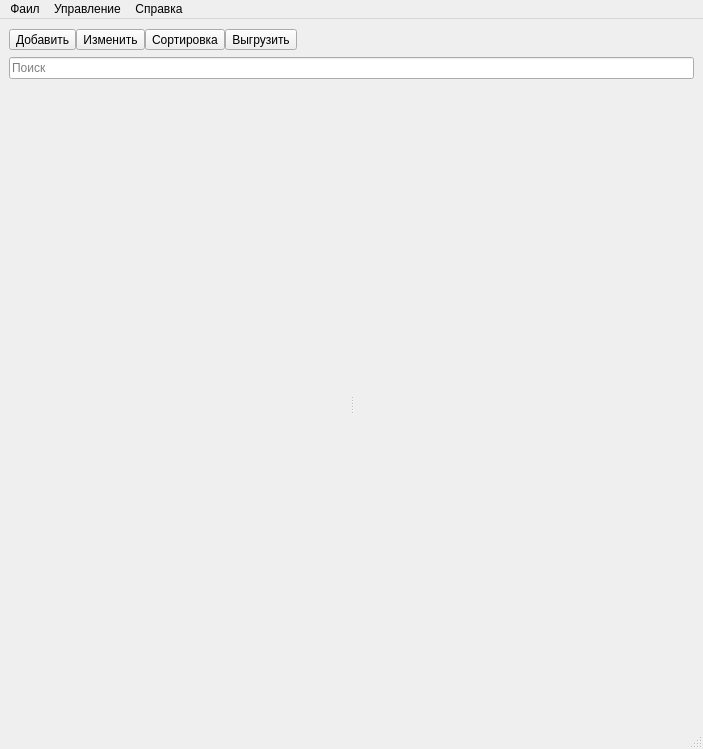
<?xml version="1.0" encoding="UTF-8"?>
<ui version="4.0">
 <class>MainWindow</class>
 <widget class="QMainWindow" name="MainWindow">
  <property name="geometry">
   <rect>
    <x>0</x>
    <y>0</y>
    <width>703</width>
    <height>749</height>
   </rect>
  </property>
  <property name="windowTitle">
   <string>Пользователи</string>
  </property>
  <widget class="QWidget" name="centralwidget">
   <layout class="QVBoxLayout" name="verticalLayout_6">
    <item>
     <layout class="QHBoxLayout" name="horizontalLayout_4">
      <property name="spacing">
       <number>0</number>
      </property>
      <property name="topMargin">
       <number>1</number>
      </property>
      <property name="bottomMargin">
       <number>1</number>
      </property>
      <item>
       <widget class="QToolButton" name="btn_new">
        <property name="text">
         <string>Добавить</string>
        </property>
        <property name="iconSize">
         <size>
          <width>40</width>
          <height>40</height>
         </size>
        </property>
        <property name="toolButtonStyle">
         <enum>Qt::ToolButtonTextUnderIcon</enum>
        </property>
       </widget>
      </item>
      <item>
       <widget class="QToolButton" name="btn_edit">
        <property name="text">
         <string>Изменить</string>
        </property>
        <property name="iconSize">
         <size>
          <width>40</width>
          <height>40</height>
         </size>
        </property>
        <property name="toolButtonStyle">
         <enum>Qt::ToolButtonTextUnderIcon</enum>
        </property>
       </widget>
      </item>
      <item>
       <widget class="QToolButton" name="btn_sort">
        <property name="text">
         <string>Сортировка</string>
        </property>
        <property name="iconSize">
         <size>
          <width>40</width>
          <height>40</height>
         </size>
        </property>
        <property name="toolButtonStyle">
         <enum>Qt::ToolButtonTextUnderIcon</enum>
        </property>
       </widget>
      </item>
      <item>
       <widget class="QToolButton" name="btn_export">
        <property name="text">
         <string>Выгрузить</string>
        </property>
        <property name="iconSize">
         <size>
          <width>40</width>
          <height>40</height>
         </size>
        </property>
        <property name="toolButtonStyle">
         <enum>Qt::ToolButtonTextUnderIcon</enum>
        </property>
       </widget>
      </item>
      <item>
       <spacer name="horizontalSpacer">
        <property name="orientation">
         <enum>Qt::Horizontal</enum>
        </property>
        <property name="sizeHint" stdset="0">
         <size>
          <width>40</width>
          <height>20</height>
         </size>
        </property>
       </spacer>
      </item>
     </layout>
    </item>
    <item>
     <layout class="QHBoxLayout" name="horizontalLayout_2">
      <property name="topMargin">
       <number>0</number>
      </property>
      <property name="bottomMargin">
       <number>5</number>
      </property>
      <item>
       <widget class="QLineEdit" name="lineEdit_searchUser">
        <property name="placeholderText">
         <string>Поиск</string>
        </property>
        <property name="clearButtonEnabled">
         <bool>true</bool>
        </property>
       </widget>
      </item>
     </layout>
    </item>
    <item>
     <widget class="QSplitter" name="splitter">
      <property name="sizePolicy">
       <sizepolicy hsizetype="Expanding" vsizetype="Expanding">
        <horstretch>0</horstretch>
        <verstretch>0</verstretch>
       </sizepolicy>
      </property>
      <property name="orientation">
       <enum>Qt::Horizontal</enum>
      </property>
      <widget class="QWidget" name="verticalLayoutWidget">
       <layout class="QVBoxLayout" name="verticalLayout_list"/>
      </widget>
      <widget class="QWidget" name="verticalLayoutWidget_2">
       <layout class="QVBoxLayout" name="verticalLayout_info"/>
      </widget>
     </widget>
    </item>
   </layout>
  </widget>
  <widget class="QMenuBar" name="menuBar">
   <property name="geometry">
    <rect>
     <x>0</x>
     <y>0</y>
     <width>703</width>
     <height>23</height>
    </rect>
   </property>
   <widget class="QMenu" name="menussss">
    <property name="title">
     <string>Фаил</string>
    </property>
    <addaction name="separator"/>
    <addaction name="action_exit"/>
   </widget>
   <widget class="QMenu" name="menu">
    <property name="title">
     <string>Управление</string>
    </property>
    <addaction name="action_add"/>
    <addaction name="action_edit"/>
    <addaction name="action_sort"/>
    <addaction name="action_export"/>
   </widget>
   <widget class="QMenu" name="menu_2">
    <property name="title">
     <string>Справка</string>
    </property>
    <addaction name="action_Helpers"/>
   </widget>
   <addaction name="menussss"/>
   <addaction name="menu"/>
   <addaction name="menu_2"/>
  </widget>
  <widget class="QStatusBar" name="statusBar"/>
  <action name="action_2">
   <property name="text">
    <string>Выход</string>
   </property>
  </action>
  <action name="action_exit">
   <property name="text">
    <string>Выход</string>
   </property>
  </action>
  <action name="action_add">
   <property name="text">
    <string>Добавить</string>
   </property>
  </action>
  <action name="action_edit">
   <property name="text">
    <string>Изменить</string>
   </property>
  </action>
  <action name="action_sort">
   <property name="text">
    <string>Сортировка</string>
   </property>
  </action>
  <action name="action_export">
   <property name="text">
    <string>Выгрузить</string>
   </property>
  </action>
  <action name="action_Helpers">
   <property name="text">
    <string>Справка по Helpers</string>
   </property>
  </action>
 </widget>
 <resources/>
 <connections/>
</ui>
